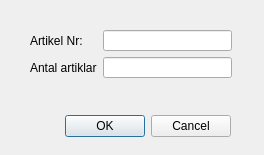
<?xml version="1.0" encoding="UTF-8"?>
<ui version="4.0">
 <class>changeNrOfItems</class>
 <widget class="QDialog" name="changeNrOfItems">
  <property name="geometry">
   <rect>
    <x>0</x>
    <y>0</y>
    <width>264</width>
    <height>155</height>
   </rect>
  </property>
  <property name="windowTitle">
   <string>Dialog</string>
  </property>
  <widget class="QDialogButtonBox" name="buttonBox">
   <property name="geometry">
    <rect>
     <x>20</x>
     <y>110</y>
     <width>211</width>
     <height>32</height>
    </rect>
   </property>
   <property name="orientation">
    <enum>Qt::Horizontal</enum>
   </property>
   <property name="standardButtons">
    <set>QDialogButtonBox::Cancel|QDialogButtonBox::Ok</set>
   </property>
  </widget>
  <widget class="QWidget" name="">
   <property name="geometry">
    <rect>
     <x>30</x>
     <y>30</y>
     <width>202</width>
     <height>48</height>
    </rect>
   </property>
   <layout class="QFormLayout" name="formLayout">
    <item row="0" column="0">
     <widget class="QLabel" name="label">
      <property name="text">
       <string>Artikel Nr:</string>
      </property>
     </widget>
    </item>
    <item row="0" column="1">
     <widget class="QLineEdit" name="IdNr"/>
    </item>
    <item row="1" column="0">
     <widget class="QLabel" name="label_2">
      <property name="text">
       <string>Antal artiklar</string>
      </property>
     </widget>
    </item>
    <item row="1" column="1">
     <widget class="QLineEdit" name="NrOfItems"/>
    </item>
   </layout>
  </widget>
 </widget>
 <resources/>
 <connections>
  <connection>
   <sender>buttonBox</sender>
   <signal>accepted()</signal>
   <receiver>changeNrOfItems</receiver>
   <slot>accept()</slot>
   <hints>
    <hint type="sourcelabel">
     <x>248</x>
     <y>254</y>
    </hint>
    <hint type="destinationlabel">
     <x>157</x>
     <y>274</y>
    </hint>
   </hints>
  </connection>
  <connection>
   <sender>buttonBox</sender>
   <signal>rejected()</signal>
   <receiver>changeNrOfItems</receiver>
   <slot>reject()</slot>
   <hints>
    <hint type="sourcelabel">
     <x>316</x>
     <y>260</y>
    </hint>
    <hint type="destinationlabel">
     <x>286</x>
     <y>274</y>
    </hint>
   </hints>
  </connection>
 </connections>
</ui>
